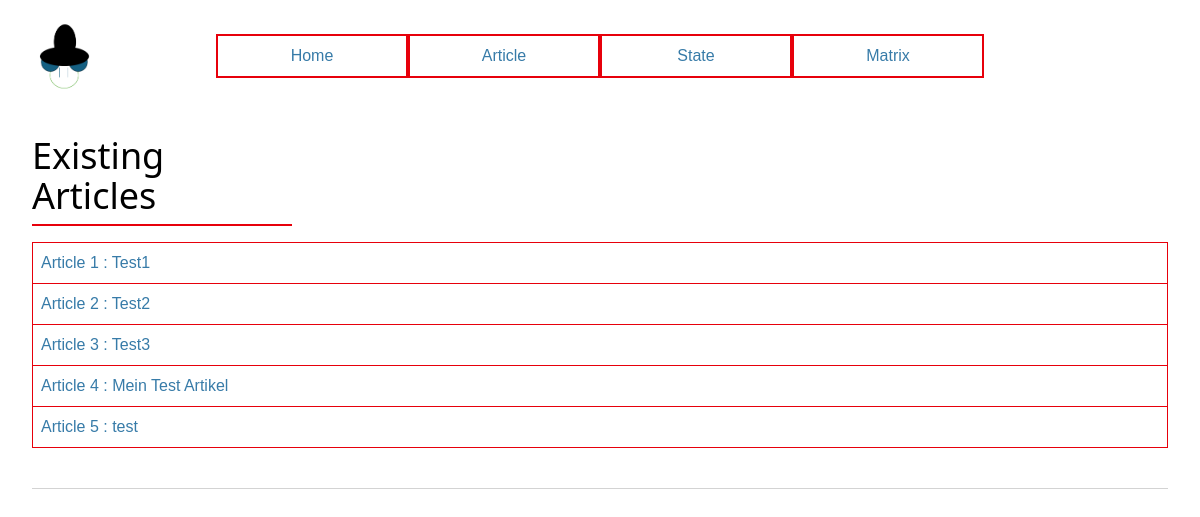
Before: / with the older database file.
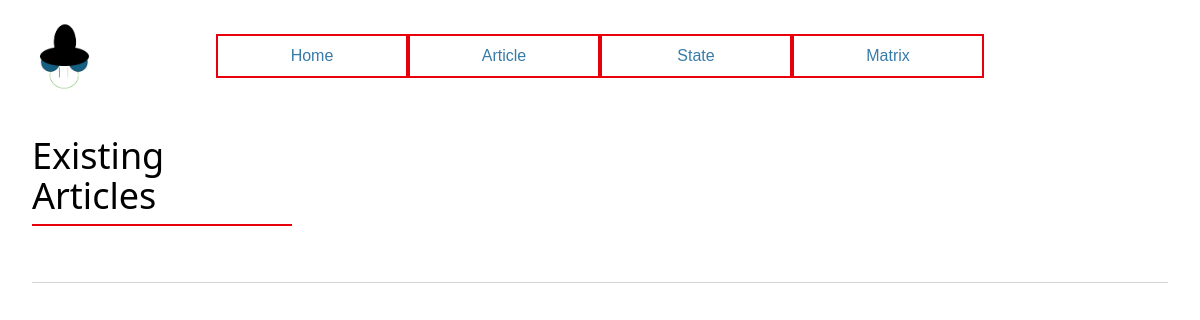
After: the same page with the newer database file.
### tables this page shows
CREATE TABLE articles (
    id INTEGER PRIMARY KEY AUTOINCREMENT,
    name VARCHAR NOT NULL,
    stateOrder VARCHAR NOT NULL
);

### EduProj/article.py (the view)
@bp.route("/")
def read():
    db = get_db()
    articles = db.execute(
        "SELECT * FROM articles"
    ).fetchall()
    logging.info(articles)
    if articles is not None:
        return(render_template("article/read.html", articles=articles))

### EduProj/db.py (called while the page is built)
def get_db():
    if 'db' not in g:
        g.db = sqlite3.connect(
            current_app.config["DATABASE"],
            detect_types=sqlite3.PARSE_DECLTYPES
        )
        g.db.row_factory = sqlite3.Row #make_dicts #rows like dict
    return g.db

### EduProj/templates/article/read.html (shortened to what this page needs)
{% extends 'base.html' %}
{% block header %}
  {% block title %}Existing Articles{% endblock %}
{% endblock %}
{% block content %}
    {% for article in articles %}
    <a class="m-0 border-0" href={{'/read/'}}{{(article['id'])}}>
       {% if loop.last %}
       <div class="hover:bg-red-300 bg-white columns-2xs bg-blue-200 p-2 m-0 border-l-1 border-r-1 border-t-1 border-b-1 border-red-600">
        Article {{article["id"]}} : {{article["name"]}}
      </div>
    </a>
       {% else %}
       <div class="hover:bg-red-300 bg-white columns-2xs bg-blue-200 p-2 m-0 border-l-1 border-r-1 border-t-1 border-red-600">
          Article {{article["id"]}} : {{article["name"]}}
        </div>
      </a>
    {% endif %}
    {%endfor %}
{% endblock %}

### EduProj/templates/base.html (shortened to what this page needs)
<!doctype html>
<link rel="stylesheet" href="{{ url_for('static', filename='output.css') }}">
<nav class="flex bg-white">
  <a href="/" class="flex-1/6"><img src="{{url_for('static', filename='icon_try.png')}}" class="w-20 h-20 z-1"/></a>
  <a class="flex-1/6 p-2 hover:bg-red-300 bg-white border-2 border-red-600 flex items-center justify-center"href="/">Home</a>
  <div class="flex-1/6 p-2 hover:bg-red-300 flex-col bg-white border-2 border-red-600 flex items-center justify-center group">
    <a class="flex-col">Article</a>
  </div>
  <div class="flex-1/6 p-2 hover:bg-red-300 flex-col bg-white border-2 border-red-600 flex items-center justify-center group">
    <a class="flex-col">State</a>
  </div>
  <div class="flex-1/6 p-2 hover:bg-red-300 flex-col bg-white border-2 border-red-600 flex items-center justify-center group">
    <a class="flex-col">Matrix</a>
  </div>
</nav>
<section class="content mt-10" >
  <div class="text-4xl font-sans border-b-2 border-red-600 flex w-65 mb-4 pb-2 justify-center">
    {% block header %}{% endblock %}
  </div>
  <div class="mb-10">
  {% block content %}{% endblock %}
  </div>
  <hr>
</section>

Changed rows visible on the page:
removed articles: id "1", name "Test1"
removed articles: id "2", name "Test2"
removed articles: id "3", name "Test3"
removed articles: id "4", name "Mein Test Artikel"
removed articles: id "5", name "test"
